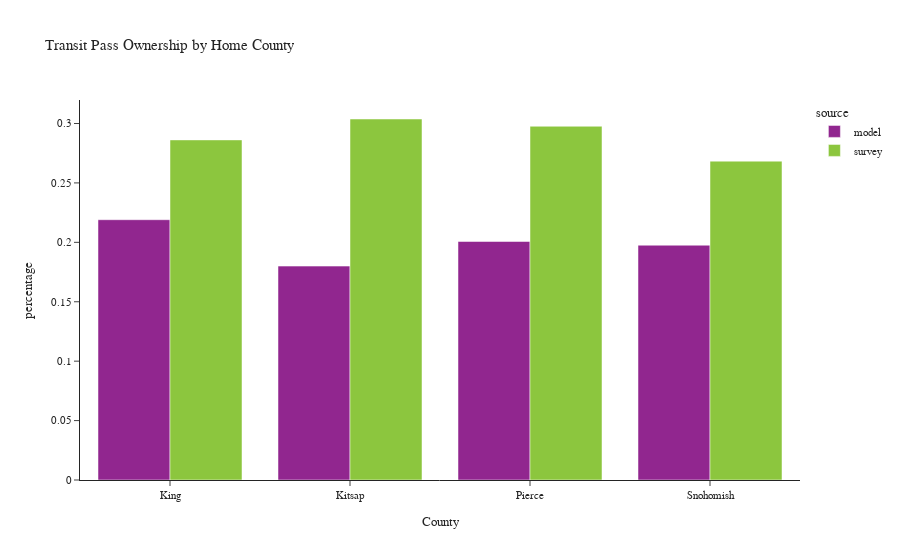

The code cell stored with this chart in its notebook:
### Code cell
plot_transit_pass(person, 'CountyName', 'Home County', 'County')

### Figure 1 — Plotly figure (JSON) as saved in the notebook; plotly's stock layout.template omitted (floating-point values rounded to 4 significant figures)
{"data": [{"alignmentgroup": "True", "customdata": [[449668], [16910], [98359], [95048]], "hovertemplate": "source=model<br>CountyName=%{x}<br>percentage=%{y}<br>sample count=%{customdata[0]}<extra></extra>", "legendgroup": "model", "marker": {"color": "#91268F", "pattern": {"shape": ""}}, "name": "model", "offsetgroup": "model", "orientation": "v", "showlegend": true, "textposition": "auto", "type": "bar", "x": ["King", "Kitsap", "Pierce", "Snohomish"], "xaxis": "x", "y": [0.219, 0.18, 0.2007, 0.1976], "yaxis": "y"}, {"alignmentgroup": "True", "customdata": [[996], [34], [78], [93]], "hovertemplate": "source=survey<br>CountyName=%{x}<br>percentage=%{y}<br>sample count=%{customdata[0]}<extra></extra>", "legendgroup": "survey", "marker": {"color": "#8CC63E", "pattern": {"shape": ""}}, "name": "survey", "offsetgroup": "survey", "orientation": "v", "showlegend": true, "textposition": "auto", "type": "bar", "x": ["King", "Kitsap", "Pierce", "Snohomish"], "xaxis": "x", "y": [0.2862, 0.3038, 0.2977, 0.2683], "yaxis": "y"}], "layout": {"barmode": "group", "legend": {"title": {"text": "source"}, "tracegroupgap": 0}, "title": {"text": "Transit Pass Ownership by Home County"}, "xaxis": {"anchor": "y", "domain": [0.0, 1.0], "title": {"text": "County"}}, "yaxis": {"anchor": "x", "domain": [0.0, 1.0], "title": {"text": "percentage"}}}}
